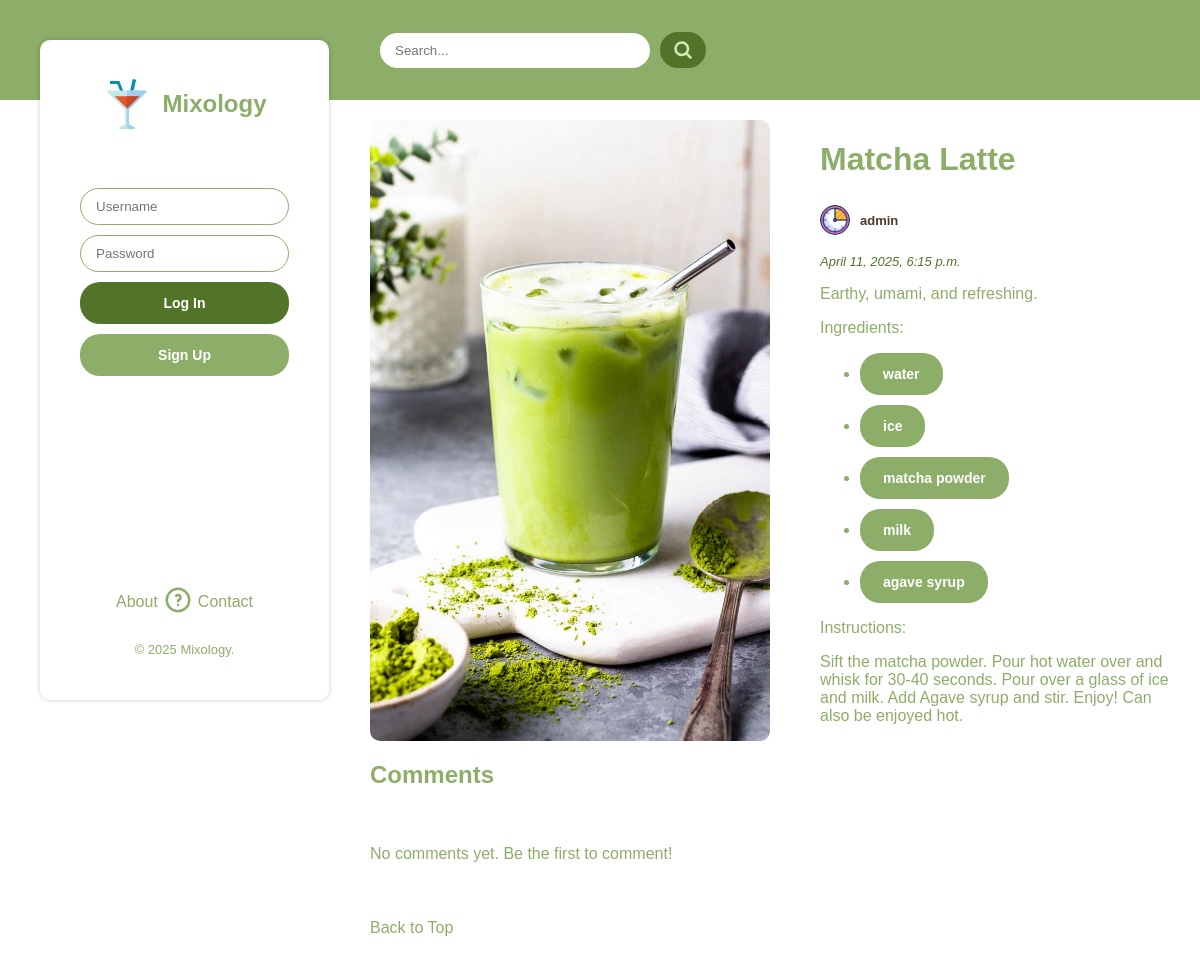
Before: /drink/1/ with the older database file.
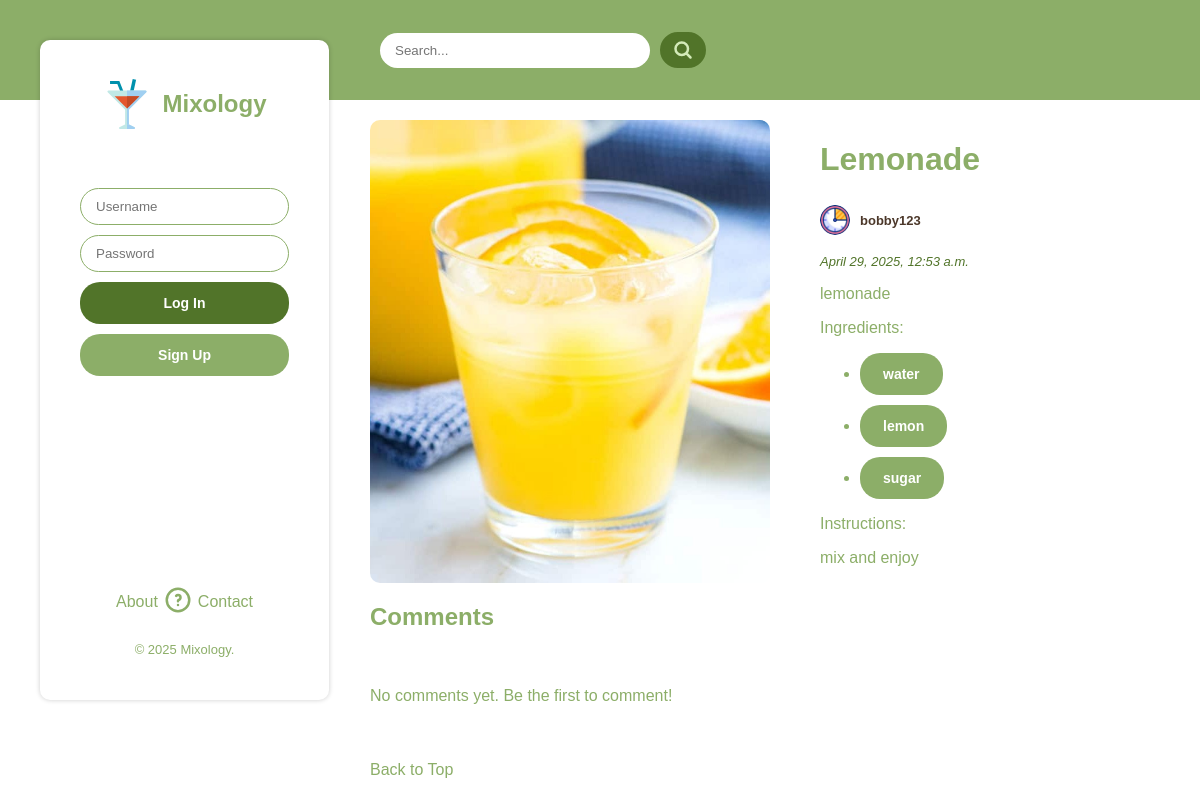
After: the same page with the newer database file.
### mixology/models.py (models this page shows, shortened)
class Drink(models.Model):
    class Status(models.TextChoices):
        DRAFT = 'DR', 'Draft'
        PUBLISHED = 'PU', 'Published'
        DELETED = 'DE', 'Deleted'
    name = models.CharField(max_length=200)
    poster = models.ForeignKey(UserProfile, on_delete=models.CASCADE, related_name='drinks')
    description = models.TextField(max_length=2000)
    instructions = models.TextField(max_length=2000)
    last_updated = models.DateTimeField(default=timezone.now)
    image = models.ImageField(upload_to='posts/', blank=True, null=True, default='mixology/static/assets/drink-default.jpg')
    ingredients = models.ManyToManyField(Ingredient, blank=True, related_name='drinks')
    status = models.CharField(max_length=2, choices=Status.choices, default=Status.DRAFT)
    class Meta:
        ordering = ['name']
    def get_image_url(self):
        return self.image.url
    def get_ingredients(self):
        return self.ingredients.all()

class UserProfile(models.Model):
    user = models.OneToOneField(User, unique=True, on_delete=models.CASCADE, related_name='profile', null=True, blank=True)
    bio = models.TextField(max_length=2000, blank=True)
    follows = models.ManyToManyField('self', symmetrical=False, related_name='followers', blank=True)
    pfp = models.ImageField(upload_to='profile_pics/', blank=True, null=True, default='profile_pics/user.svg')
    def get_pfp_url(self):
        return self.pfp.url

class Ingredient(models.Model):
    name = models.CharField(max_length=200, unique=True)

### mixology/views.py (the view)
# urls.py: path('drink/<int:did>/', views.DrinkView.as_view(), name='drink'),
class DrinkView(generic.DetailView):
    model = Drink
    template_name = 'mixology/drink.html'
    context_object_name = 'drink'
    def get_context_data(self, **kwargs):
        context = super().get_context_data(**kwargs)
        active_nav_urls = get_nav_urls(self.request)
        context['nav_urls'] = active_nav_urls
        context['comments'] = self.object.comments.all()
        return context
    def get_object(self):
        drink_id = self.kwargs.get('did')
        return Drink.objects.get(pk=drink_id)

### mixology/views.py (called while the page is built)
def get_nav_urls(request):
    active_nav_urls = copy.deepcopy(nav_urls)
    if request.user.is_authenticated:
        active_nav_urls[2]['href'] = '/profile/' + request.user.username
        active_nav_urls[3]['href'] = '/collections/' + request.user.username
        active_nav_urls[4]['href'] = '/settings/' + str(request.user.profile.id)
    return active_nav_urls

### mixology/templates/mixology/drink.html (shortened to what this page needs)
{% extends '../base.html' %}
{% load static %}
{% block stylesheet %}<link rel="stylesheet" href="{% static 'css/drink.css' %}" />{% endblock %}
{% block content %}
<div class="drink-detail">
  <div class="drink-info">
      <img src="{{ drink.get_image_url }}" alt="Drink" class="drink-image" />
      <div class="drink-text
      ">
          <div class="detail-header">
            <h1>{{ drink.name }}</h1>
          </div>
          <a class="user-info" href="/profile/{{ drink.poster.user.username }}">
              <img
              class="icon user-icon"
              src="{{ drink.poster.get_pfp_url }}"
              alt="User Icon"
              />
              <p>{{ drink.poster.user.username }}</p>
          </a>
          <p id="last-update">{{ drink.last_updated }}</p>
          <p id="description">{{ drink.description }}</p>
          <p>Ingredients: </p>
          <ul class="ingredients-list">
            {% for ingredient in drink.get_ingredients %}
                <li><a class="btn" href="/search/?query={{ingredient.name}}">{{ ingredient.name }}</a></li>
            {% endfor %}
          </ul>
          <p>Instructions:</p>
          <p>{{ drink.instructions }}</p>
      </div>
  </div>
  <div class="drink-comments">
      <h2>Comments</h2>
      {% if not comments or comments.length == 0%}
      <p>No comments yet. Be the first to comment!</p>
      {% endif %}
  </div>
</div>
{% endblock %}

Changed rows visible on the page:
no longer on this page (row edited): Ingredient: name "ice"
no longer on this page (row unchanged): Ingredient: name "matcha powder"
no longer on this page (row edited): Ingredient: name "milk"
no longer on this page (row edited): Ingredient: name "agave syrup"
changed Drink: get_image_url: a different picture; name "Matcha Latte" → "Lemonade"; poster.user.username "admin" → "bobby123"; last_updated "April 11, 2025, 6:15 p.m." → "April 29, 2025, 12:53 a.m."; description "Earthy, umami, and refreshing." → "lemonade"; instructions "Sift the matcha powder. Pour hot water over and whisk for 30-40 seconds. Pour over a glass of ice and milk. Add Agave syrup and stir. Enjoy! Can also be enjoyed hot." → "mix and enjoy"
now on this page (row unchanged): Ingredient: name "lemon"
now on this page (row unchanged): Ingredient: name "sugar"
